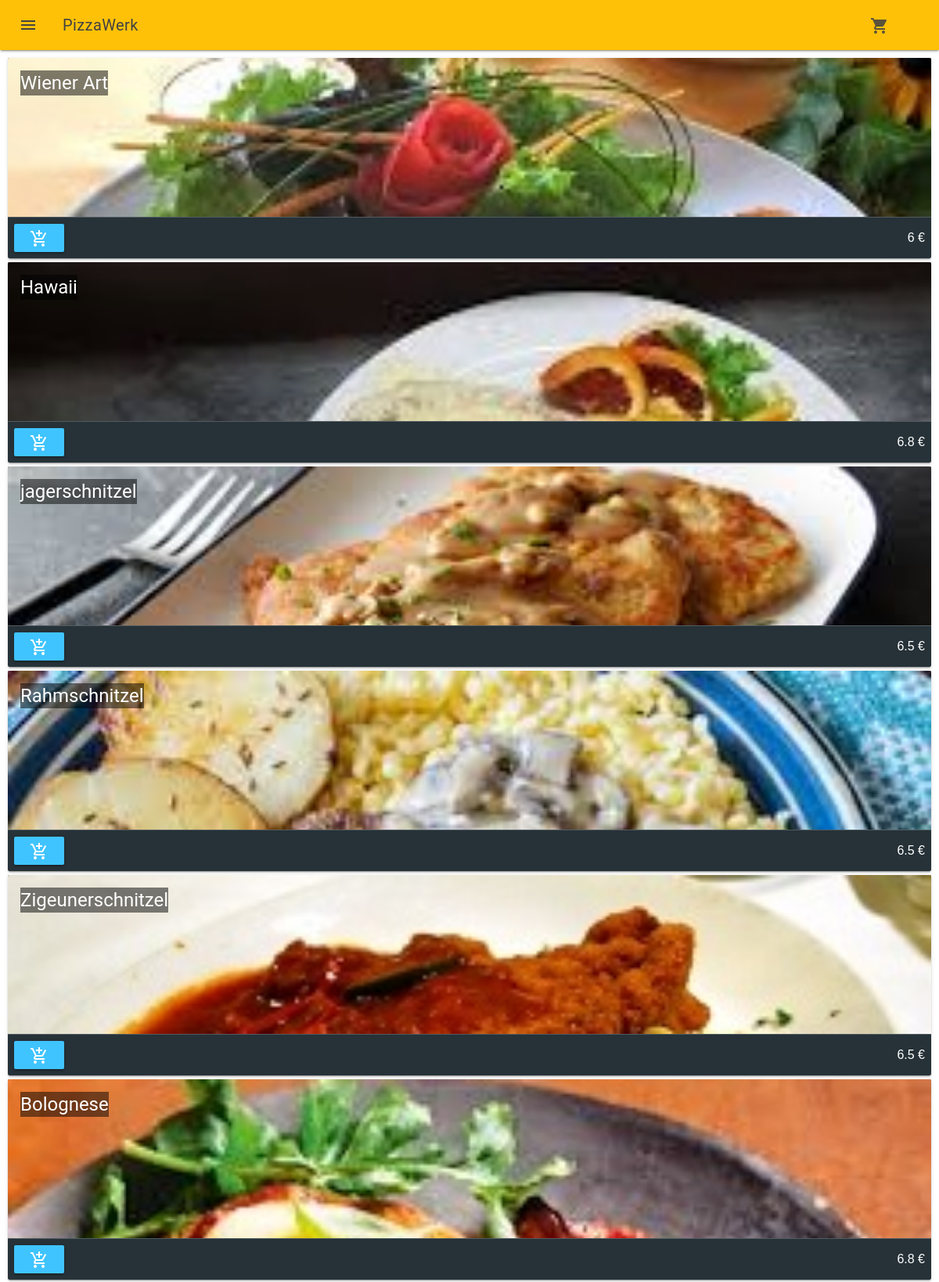
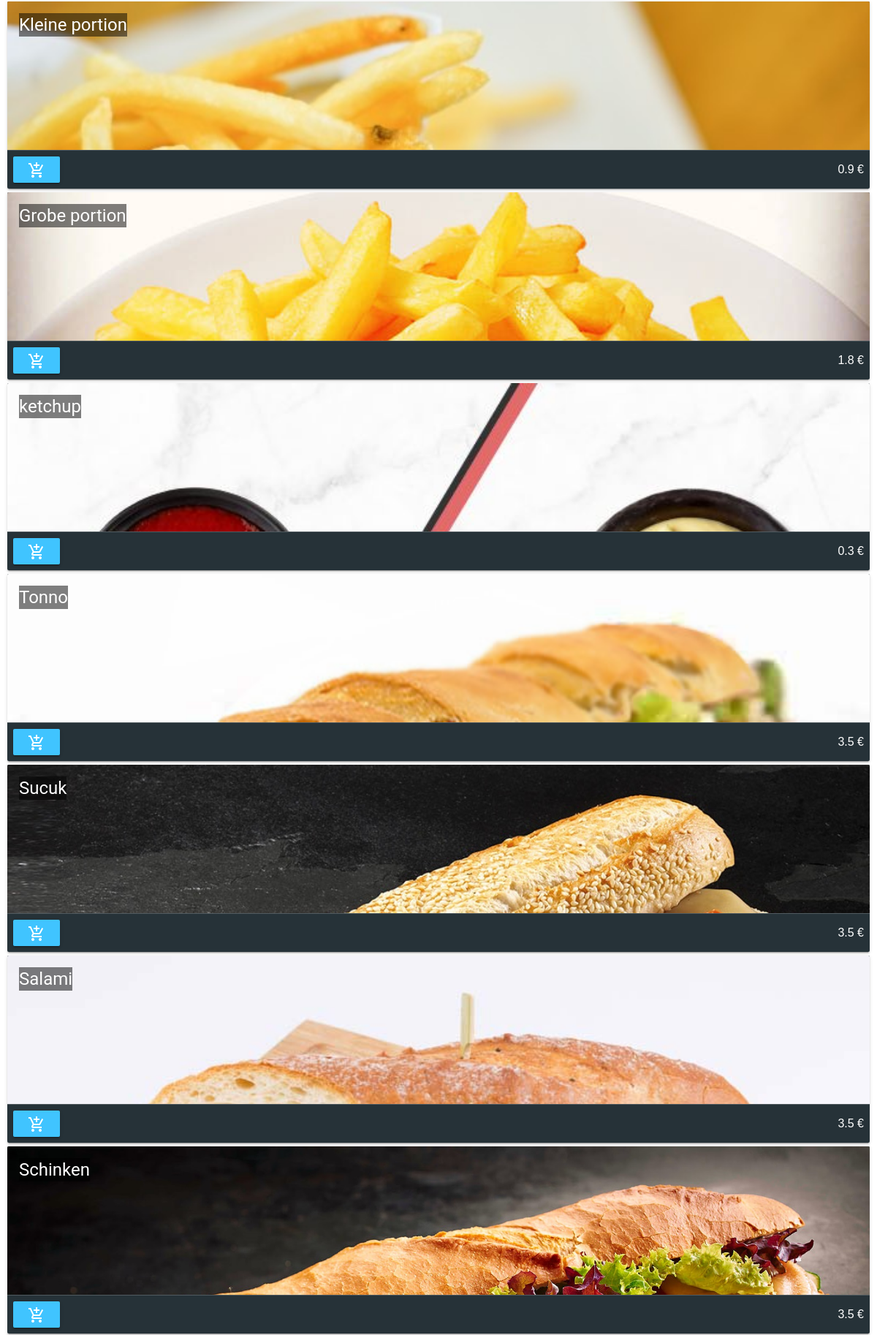
Screenshot of /acceuil.php (upper part) with the database file from the repository (2 pictures, top to bottom).
### tables this page shows
CREATE TABLE `menu` (
	`id`	INTEGER PRIMARY KEY AUTOINCREMENT,
	`id_categorie`	INTEGER,
	`nom`	TEXT,
	`description`	TEXT,
	`prix`	INTEGER,
	`image`	INTEGER
);

### acceuil.php (the view, shortened to what this page needs)
<?php
$dbname =   __DIR__ . '/data/pizzawerk.db';
$file_db = new PDO('sqlite:'.$dbname);
$file_db->exec("pragma synchronous = off;");
 ?>
<!DOCTYPE html>
<html lang="en" dir="ltr">
  <head>
    <link rel="stylesheet" href="mdl/material.min.css">
  </head>
  <body>
<div class="mdl-layout mdl-js-layout mdl-layout--fixed-header">
<?php include 'navbar.php'; ?>
<main class="mdl-layout__content">
  <div class="page-content">
<?php
$condition = "";
$result_one = $file_db->query("SELECT * FROM menu $condition");
foreach($result_one as $row) {
 $image = ($row['image']== ''?'':'style="background:url(\'images/'.$row['image'].'\');background-size:cover"');
 print '<div class="demo-card-event mdl-card mdl-shadow--2dp">';
 print '<div class="mdl-card__title mdl-card--expand" '.$image.'>';
 print '<h4>'.$row['nom'].'</h4> </div>';
 print ' <div class="mdl-card__actions mdl-card--border">';
 print '<button class="mdl-button mdl-js-button mdl-button--raised mdl-js-ripple-effect mdl-button--accent" onclick="ajouterAuPanier('.$row['id'].')"><i class="material-icons">add_shopping_cart</i></button>';
 print  $row['prix'].' €</div></div>';
}
 ?>
  </div>
</main>
</div>

### acceuil.php (style rules this page uses)
.demo-card-event.mdl-card { width: 100%; height: 256px; background: #263238; margin-bottom:5px; }
.demo-card-event > .mdl-card__actions { border-color: rgba(255, 255, 255, 0.2); }
.demo-card-event > .mdl-card__title { align-items: flex-start; }
.demo-card-event > .mdl-card__title > h4 { margin-top: 0; background: rgba(0,0,0,0.5) }
.demo-card-event > .mdl-card__actions { display: flex; box-sizing:border-box; align-items: center; }
.demo-card-event > .mdl-card__title, .demo-card-event > .mdl-card__actions, .demo-card-event > .mdl-card__actions > .mdl-button { color: #fff; }
.page-content { padding:10px }

### rows the page displays
menu: image (picture), nom "Wiener Art", prix "6"
menu: image (picture), nom "Hawaii", prix "6.8"
menu: image (picture), nom "jagerschnitzel", prix "6.5"
menu: image (picture), nom "Rahmschnitzel", prix "6.5"
menu: image (picture), nom "Zigeunerschnitzel", prix "6.5"
menu: image (picture), nom "Bolognese", prix "6.8"
menu: image (picture), nom "Kleine portion", prix "0.9"
menu: image (picture), nom "Grobe portion", prix "1.8"
menu: image (picture), nom "ketchup", prix "0.3"
menu: image (picture), nom "Tonno", prix "3.5"
menu: image (picture), nom "Sucuk", prix "3.5"
menu: image (picture), nom "Salami", prix "3.5"
menu: image (picture), nom "Schinken", prix "3.5"
